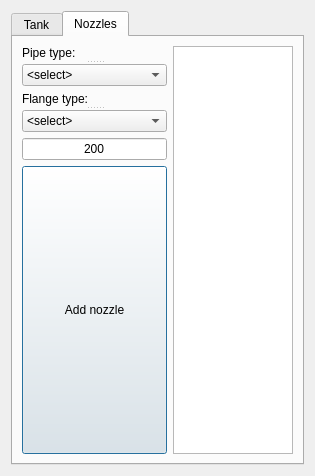
<?xml version="1.0" encoding="UTF-8"?>
<ui version="4.0">
 <class>Dialog</class>
 <widget class="QDialog" name="Dialog">
  <property name="geometry">
   <rect>
    <x>0</x>
    <y>0</y>
    <width>315</width>
    <height>476</height>
   </rect>
  </property>
  <property name="sizePolicy">
   <sizepolicy hsizetype="Expanding" vsizetype="Expanding">
    <horstretch>0</horstretch>
    <verstretch>0</verstretch>
   </sizepolicy>
  </property>
  <property name="windowTitle">
   <string>Dialog</string>
  </property>
  <layout class="QGridLayout" name="gridLayout_2">
   <item row="0" column="0">
    <widget class="QTabWidget" name="tabWidget">
     <property name="currentIndex">
      <number>1</number>
     </property>
     <widget class="QWidget" name="tab_tank">
      <property name="accessibleName">
       <string/>
      </property>
      <attribute name="title">
       <string>Tank</string>
      </attribute>
      <layout class="QFormLayout" name="formLayout">
       <item row="0" column="0" colspan="2">
        <widget class="QSplitter" name="splitter_6">
         <property name="orientation">
          <enum>Qt::Vertical</enum>
         </property>
         <widget class="QSplitter" name="splitter_3">
          <property name="orientation">
           <enum>Qt::Horizontal</enum>
          </property>
          <widget class="QLabel" name="label">
           <property name="sizePolicy">
            <sizepolicy hsizetype="Maximum" vsizetype="Preferred">
             <horstretch>0</horstretch>
             <verstretch>0</verstretch>
            </sizepolicy>
           </property>
           <property name="minimumSize">
            <size>
             <width>50</width>
             <height>0</height>
            </size>
           </property>
           <property name="maximumSize">
            <size>
             <width>75</width>
             <height>16777215</height>
            </size>
           </property>
           <property name="text">
            <string>Length</string>
           </property>
          </widget>
          <widget class="QLineEdit" name="editX">
           <property name="sizePolicy">
            <sizepolicy hsizetype="Expanding" vsizetype="Preferred">
             <horstretch>0</horstretch>
             <verstretch>0</verstretch>
            </sizepolicy>
           </property>
           <property name="alignment">
            <set>Qt::AlignCenter</set>
           </property>
           <property name="placeholderText">
            <string>X</string>
           </property>
          </widget>
         </widget>
         <widget class="QSplitter" name="splitter_4">
          <property name="orientation">
           <enum>Qt::Horizontal</enum>
          </property>
          <widget class="QLabel" name="label_2">
           <property name="sizePolicy">
            <sizepolicy hsizetype="Maximum" vsizetype="Preferred">
             <horstretch>0</horstretch>
             <verstretch>0</verstretch>
            </sizepolicy>
           </property>
           <property name="minimumSize">
            <size>
             <width>50</width>
             <height>0</height>
            </size>
           </property>
           <property name="maximumSize">
            <size>
             <width>75</width>
             <height>16777215</height>
            </size>
           </property>
           <property name="text">
            <string>Width:</string>
           </property>
          </widget>
          <widget class="QLineEdit" name="editY">
           <property name="sizePolicy">
            <sizepolicy hsizetype="Expanding" vsizetype="Preferred">
             <horstretch>0</horstretch>
             <verstretch>0</verstretch>
            </sizepolicy>
           </property>
           <property name="alignment">
            <set>Qt::AlignCenter</set>
           </property>
           <property name="placeholderText">
            <string>Y</string>
           </property>
          </widget>
         </widget>
         <widget class="QSplitter" name="splitter_5">
          <property name="orientation">
           <enum>Qt::Horizontal</enum>
          </property>
          <widget class="QLabel" name="label_5">
           <property name="sizePolicy">
            <sizepolicy hsizetype="Maximum" vsizetype="Preferred">
             <horstretch>0</horstretch>
             <verstretch>0</verstretch>
            </sizepolicy>
           </property>
           <property name="minimumSize">
            <size>
             <width>50</width>
             <height>0</height>
            </size>
           </property>
           <property name="maximumSize">
            <size>
             <width>75</width>
             <height>16777215</height>
            </size>
           </property>
           <property name="text">
            <string>Height:</string>
           </property>
          </widget>
          <widget class="QLineEdit" name="editZ">
           <property name="sizePolicy">
            <sizepolicy hsizetype="Expanding" vsizetype="Preferred">
             <horstretch>0</horstretch>
             <verstretch>0</verstretch>
            </sizepolicy>
           </property>
           <property name="alignment">
            <set>Qt::AlignCenter</set>
           </property>
           <property name="placeholderText">
            <string>Z</string>
           </property>
          </widget>
         </widget>
        </widget>
       </item>
      </layout>
     </widget>
     <widget class="QWidget" name="tab_nozzle">
      <attribute name="title">
       <string>Nozzles</string>
      </attribute>
      <layout class="QGridLayout" name="gridLayout">
       <item row="0" column="0">
        <widget class="QSplitter" name="splitter">
         <property name="sizePolicy">
          <sizepolicy hsizetype="Expanding" vsizetype="Preferred">
           <horstretch>0</horstretch>
           <verstretch>0</verstretch>
          </sizepolicy>
         </property>
         <property name="orientation">
          <enum>Qt::Vertical</enum>
         </property>
         <widget class="QLabel" name="label_3">
          <property name="text">
           <string>Pipe type:</string>
          </property>
         </widget>
         <widget class="QComboBox" name="comboPipe">
          <property name="sizePolicy">
           <sizepolicy hsizetype="MinimumExpanding" vsizetype="Preferred">
            <horstretch>0</horstretch>
            <verstretch>0</verstretch>
           </sizepolicy>
          </property>
          <property name="currentIndex">
           <number>0</number>
          </property>
          <item>
           <property name="text">
            <string>&lt;select&gt;</string>
           </property>
          </item>
         </widget>
        </widget>
       </item>
       <item row="0" column="1" rowspan="4">
        <widget class="QListWidget" name="listSizes">
         <property name="sizePolicy">
          <sizepolicy hsizetype="Maximum" vsizetype="Expanding">
           <horstretch>0</horstretch>
           <verstretch>0</verstretch>
          </sizepolicy>
         </property>
         <property name="maximumSize">
          <size>
           <width>120</width>
           <height>16777215</height>
          </size>
         </property>
        </widget>
       </item>
       <item row="1" column="0">
        <widget class="QSplitter" name="splitter_2">
         <property name="sizePolicy">
          <sizepolicy hsizetype="Expanding" vsizetype="Preferred">
           <horstretch>0</horstretch>
           <verstretch>0</verstretch>
          </sizepolicy>
         </property>
         <property name="orientation">
          <enum>Qt::Vertical</enum>
         </property>
         <widget class="QLabel" name="label_4">
          <property name="text">
           <string>Flange type:</string>
          </property>
         </widget>
         <widget class="QComboBox" name="comboFlange">
          <property name="sizePolicy">
           <sizepolicy hsizetype="MinimumExpanding" vsizetype="Preferred">
            <horstretch>0</horstretch>
            <verstretch>0</verstretch>
           </sizepolicy>
          </property>
          <item>
           <property name="text">
            <string>&lt;select&gt;</string>
           </property>
          </item>
         </widget>
        </widget>
       </item>
       <item row="2" column="0">
        <widget class="QLineEdit" name="editLength">
         <property name="sizePolicy">
          <sizepolicy hsizetype="Expanding" vsizetype="Preferred">
           <horstretch>0</horstretch>
           <verstretch>0</verstretch>
          </sizepolicy>
         </property>
         <property name="text">
          <string>200</string>
         </property>
         <property name="alignment">
          <set>Qt::AlignCenter</set>
         </property>
        </widget>
       </item>
       <item row="3" column="0">
        <widget class="QPushButton" name="btn1">
         <property name="sizePolicy">
          <sizepolicy hsizetype="Expanding" vsizetype="Expanding">
           <horstretch>0</horstretch>
           <verstretch>0</verstretch>
          </sizepolicy>
         </property>
         <property name="text">
          <string>Add nozzle</string>
         </property>
        </widget>
       </item>
      </layout>
     </widget>
    </widget>
   </item>
  </layout>
 </widget>
 <tabstops>
  <tabstop>editX</tabstop>
  <tabstop>editY</tabstop>
  <tabstop>editZ</tabstop>
  <tabstop>editLength</tabstop>
  <tabstop>comboPipe</tabstop>
  <tabstop>comboFlange</tabstop>
  <tabstop>btn1</tabstop>
  <tabstop>listSizes</tabstop>
  <tabstop>tabWidget</tabstop>
 </tabstops>
 <resources/>
 <connections/>
</ui>
